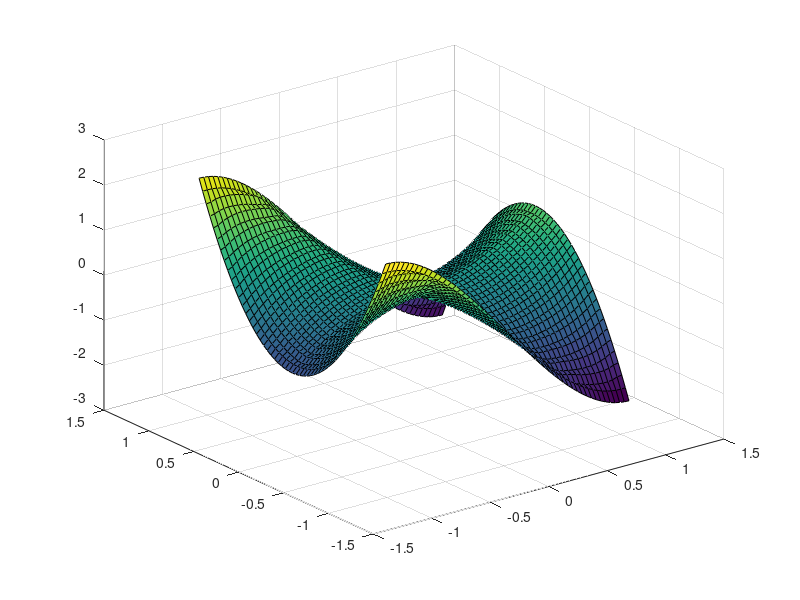
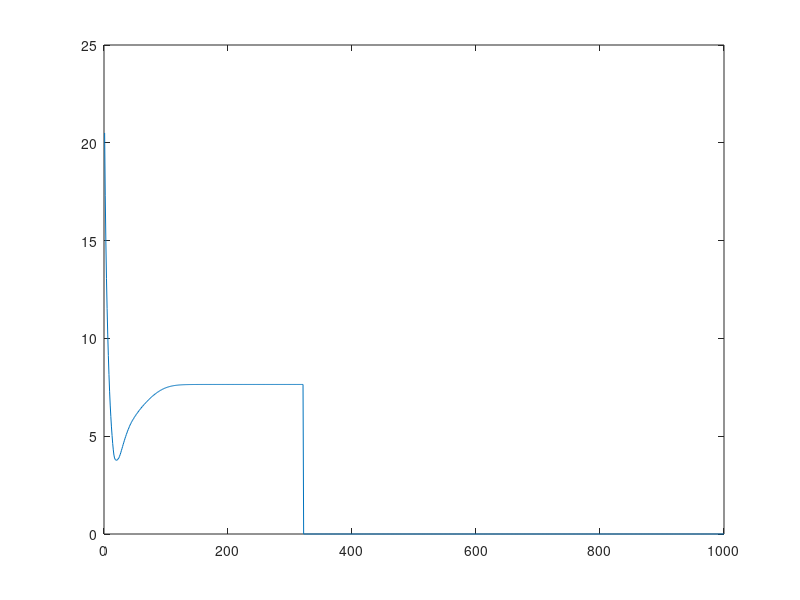
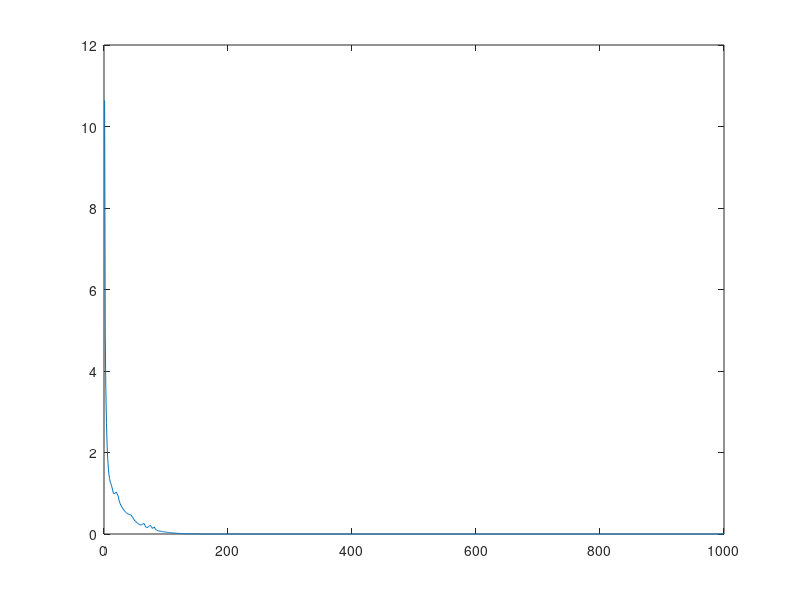

Recreate these plots in MATLAB, in order.
% This code numerically computes the first Eigenfunction of the
% infinity Laplacian operator on the unit square [-1 1]^2 for given
% boundary conditions.
% @authors: Farid Bozorgnia, Daniel Tenbrinck
% @date: 03/10/16

% tidy up workspace
clc; clear; close all;

% start time measurement
tic

% initialize necessary parameters
reg_accur = 1e-07;
max_iterations = 1000;
samples = 50;

% initialize grid on unit square [-1 1]^2 according to amount of sample
% points
step_size = 2 / samples;
[x,y] = meshgrid(linspace(-1-step_size,1+step_size,samples+3));

% initialize ground truth
f = x.^3-3*x.*y.^2;

% set boundary values by defining function on whole domain and erasing
% inner part then
p1 = x.^3-3*x.*y.^2;
p1(3:end-2,3:end-2) = 0;

% visualize boundary conditions
figure(1); surf(x,y,p1);
pause(0.1);

% initialize matrix of values
values = zeros(12*25, prod(size(p1) - [4 4]));

% initialize matrix for new values of p1
hh = zeros(1,size(values,2));

% building the distance function for the following 5x5 stencil:
%     1   6   11  16  21
%     2               22
%     3        x      23
%     4               24
%     5   10  15  20  25
% NOTE: We use the full 5x5 neighborhood and set unnecessary pixels with a
% negative distance.
distance = step_size * ...
    [sqrt(8), sqrt(5), 2, sqrt(5), sqrt(8), ...
    sqrt(5), -10, -10, -10, sqrt(5), ...
          2, -10, -10, -10, 2, ...
    sqrt(5), -10, -10, -10, sqrt(5), ...
    sqrt(8), sqrt(5), 2, sqrt(5), sqrt(8)];

% initialize stopping criterions
rel_change = 1;
iteration = 1;

% initialize containers
rel_changes = zeros(1,max_iterations);
L2_error = rel_changes;

% iterate until convergence or maximum number of iterations is reached
while rel_change > reg_accur && iteration <= max_iterations
    
    % generate patch rows
    patches = im2col(p1, [5 5], 'sliding');
    
    % compute values abs( (v(k) - v(l) )/( d(k)+d(l) )
    for i = 1:12
        values( 1+(i-1)*25:i*25, :) = abs(patches - circshift(patches,[i,0])) ./ ...
            repmat(distance' + circshift(distance',[i,0]), [1 size(patches,2)] );
    end
    
    % compute maximum values in each column
    max_values = max(values, [], 1);
    
    % get indices of corresponding rows (not necessarily unique!)
    indices = zeros(1,size(patches,2));
    for i = 1:size(patches,2)
        candidates = find(values(:,i) == max_values(i));
        indices(i) = candidates(1); % choose the first candidate
    end
    
    % determine corresponding index pair within neighborhood
    index_pairs = zeros(2,size(indices,2));
    index_pair1 = mod(indices,25);
    index_pair1(index_pair1 == 0) = 25;
    index_pair2 = mod(index_pair1 - floor(indices / 25) - 1, 25);
    index_pair2(index_pair2 == 0) = 25;
    index_pairs(1,:) = index_pair1;
    index_pairs(2,:) = index_pair2;
    
    % compute new values of p1 as hh = (v(k1)*d(k2)+ v(k2)*d(k1))/(d(k1)+d(k2))
    % -> this corresponds to u* in the Oberman discretization
    for i = 1:size(patches,2)
        hh(i) = ( patches(index_pairs(1,i),i) * distance(index_pairs(2,i)) + ...
            patches(index_pairs(2,i),i) * distance(index_pairs(1,i)) ) / ...
            (distance(index_pairs(1,i)) + distance(index_pairs(2,i)));
    end
    hh = reshape(hh, size(p1) - [4 4]);
      
    % compute relative change between two iterations
    rel_change = norm(p1(3:end-2,3:end-2) - hh);
    rel_changes(iteration) = rel_change;
      
    % update p1
    p1(3:end-2,3:end-2) = hh;
    
    % compute L2 error of approximation to ground truth
    L2_error(iteration) = norm(p1(:) - f(:));
    
    % increase iteration counter
    iteration = iteration + 1;
    
end

% visualize result
figure(1); surf(x,y,p1);
pause(0.1);

% show relative errors
figure; plot(L2_error);
figure; plot(rel_changes);

% stop time measurement
toc